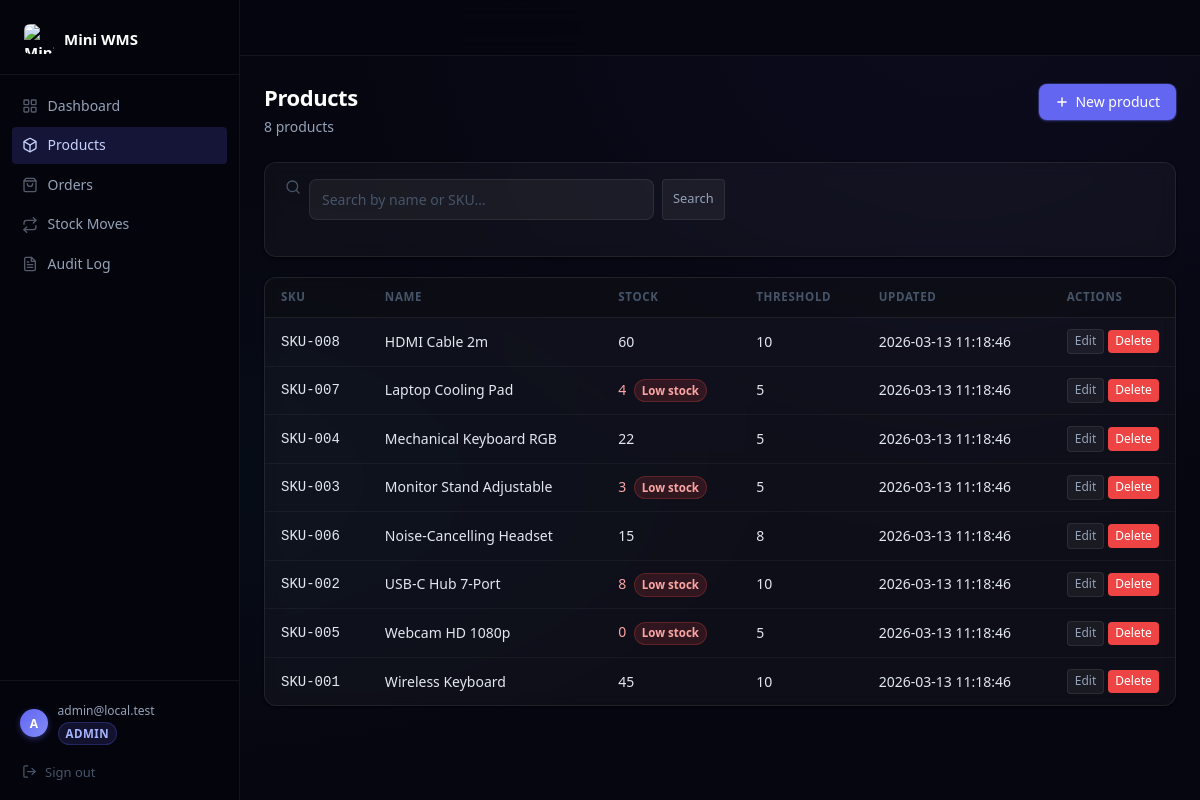
The page /products.php (signed in) on the database its author committed.
### tables this page shows
CREATE TABLE IF NOT EXISTS products (
    id         INT UNSIGNED AUTO_INCREMENT PRIMARY KEY,
    sku        VARCHAR(64)  NOT NULL,
    name       VARCHAR(255) NOT NULL,
    stock      INT NOT NULL DEFAULT 0,
    threshold  INT NOT NULL DEFAULT 0,
    created_at DATETIME NOT NULL DEFAULT CURRENT_TIMESTAMP,
    updated_at DATETIME NOT NULL DEFAULT CURRENT_TIMESTAMP ON UPDATE CURRENT_TIMESTAMP,
    UNIQUE KEY uq_products_sku (sku),
    CONSTRAINT chk_products_stock     CHECK (stock >= 0),
    CONSTRAINT chk_products_threshold CHECK (threshold >= 0)
);

### app/lib/validators.php (called while the page is built, shortened)
<?php
function sanitize_string(string $value, int $maxLen = 255): string
{
    return mb_substr(trim(strip_tags($value)), 0, $maxLen);
}

### app/config/db.php (called while the page is built, shortened)
<?php
function db(): PDO
{
    static $pdo = null;
    if ($pdo !== null) {
        return $pdo;
    }
    $host = $_ENV['DB_HOST'] ?? '127.0.0.1';
    $port = $_ENV['DB_PORT'] ?? '3306';
    $name = $_ENV['DB_NAME'] ?? 'mini_wms';
    $user = $_ENV['DB_USER'] ?? 'root';
    $pass = $_ENV['DB_PASS'] ?? '';
    $dsn = "mysql:host={$host};port={$port};dbname={$name};charset=utf8mb4";
    try {
        $pdo = new PDO($dsn, $user, $pass, [
            PDO::ATTR_ERRMODE            => PDO::ERRMODE_EXCEPTION,
            PDO::ATTR_DEFAULT_FETCH_MODE => PDO::FETCH_ASSOC,
            PDO::ATTR_EMULATE_PREPARES   => false,
            PDO::MYSQL_ATTR_INIT_COMMAND => "SET NAMES utf8mb4 COLLATE utf8mb4_unicode_ci",
        ]);
    } catch (PDOException $e) {
        error_log('[DB] Connection failed: ' . $e->getMessage(), 3, LOG_PATH);
        throw new RuntimeException('Database connection failed');
    }
    return $pdo;
}

### app/models/Product.php (called while the page is built, shortened)
<?php
class Product
{
    public static function count(string $search = ''): int
    {
        if ($search !== '') {
            $stmt = db()->prepare(
                "SELECT COUNT(*) FROM products
                 WHERE name LIKE :s OR sku LIKE :s"
            );
            $stmt->execute([':s' => '%' . $search . '%']);
        } else {
            $stmt = db()->query('SELECT COUNT(*) FROM products');
        }
        return (int) $stmt->fetchColumn();
    }
    public static function findAll(string $search = '', int $page = 1, int $perPage = self::PER_PAGE): array
    {
        $offset = ($page - 1) * $perPage;
        if ($search !== '') {
            $stmt = db()->prepare(
                "SELECT * FROM products
                 WHERE name LIKE :s OR sku LIKE :s
                 ORDER BY name ASC
                 LIMIT :limit OFFSET :offset"
            );
            $stmt->bindValue(':s',      '%' . $search . '%');
            $stmt->bindValue(':limit',  $perPage, PDO::PARAM_INT);
            $stmt->bindValue(':offset', $offset,  PDO::PARAM_INT);
            $stmt->execute();
        } else {
            $stmt = db()->prepare(
                'SELECT * FROM products ORDER BY name ASC LIMIT :limit OFFSET :offset'
            );
            $stmt->bindValue(':limit',  $perPage, PDO::PARAM_INT);
            $stmt->bindValue(':offset', $offset,  PDO::PARAM_INT);
            $stmt->execute();
        }
        return $stmt->fetchAll();
    }
}

### app/lib/auth.php (called while the page is built, shortened)
<?php
function e(string $s): string
{
    return htmlspecialchars($s, ENT_QUOTES | ENT_SUBSTITUTE, 'UTF-8');
}
function current_user(): ?array
{
    return [
        'id'    => (int) $_SESSION['user_id'],
        'email' => $_SESSION['user_email'] ?? '',
        'role'  => $_SESSION['user_role']  ?? 'user',
    ];
}
function has_role(string $role): bool
{
    $user = current_user();
    return $user !== null && $user['role'] === $role;
}

### public/products.php (the view, shortened to what this page needs)
<?php
require_once dirname(__DIR__) . '/app/config/bootstrap.php';
$search  = sanitize_string($_GET['search'] ?? '', 100);
$page    = max(1, (int)($_GET['page'] ?? 1));
$perPage = 20;
try {
    $total    = Product::count($search);
    $products = Product::findAll($search, $page, $perPage);
} catch (\Throwable $e) {
    error_log('[products] ' . $e->getMessage(), 3, LOG_PATH);
    $total = $pages = 0;
    $products = [];
}
$isAdmin   = has_role('admin');
?>
<div class="page-header">
    <div>
        <h1 class="page-title">Products</h1>
        <?php if ($total > 0): ?>
        <p class="page-subtitle"><?= e((string)$total) ?> product<?= $total > 1 ? 's' : '' ?></p>
        <?php endif; ?>
    </div>
    <?php if ($isAdmin): ?>
    <a href="product_new.php" class="btn btn-primary">
        <svg width="14" height="14" viewBox="0 0 24 24" fill="none" stroke="currentColor" stroke-width="2.5" stroke-linecap="round"><line x1="12" y1="5" x2="12" y2="19"/><line x1="5" y1="12" x2="19" y2="12"/></svg>
        New product
    </a>
    <?php endif; ?>
</div>
<form method="get" action="products.php" class="filter-card">
    <div class="search-bar">
        <svg class="search-icon" width="16" height="16" viewBox="0 0 24 24" fill="none" stroke="currentColor" stroke-width="2" stroke-linecap="round"><circle cx="11" cy="11" r="8"/><line x1="21" y1="21" x2="16.65" y2="16.65"/></svg>
        <input type="text" name="search" value="<?= e($search) ?>"
               placeholder="Search by name or SKU…" class="form-control search-input">
        <button type="submit" class="btn btn-outline btn-sm">Search</button>
    </div>
</form>
<?php if (empty($products)): ?>
    <div class="empty-state">
        <svg width="40" height="40" viewBox="0 0 24 24" fill="none" stroke="currentColor" stroke-width="1.5"><path d="M21 16V8a2 2 0 0 0-1-1.73L13 2.27a2 2 0 0 0-2 0L4 6.27A2 2 0 0 0 3 8v8a2 2 0 0 0 1 1.73L11 21.73a2 2 0 0 0 2 0l7-4A2 2 0 0 0 21 16z"/></svg>
        <p><?= $search ? 'No products matching "' . e($search) . '".' : 'No products yet.' ?></p>
        <?php if ($isAdmin && !$search): ?>
        <a href="product_new.php" class="btn btn-primary btn-sm">Create first product</a>
        <?php endif; ?>
    </div>
<?php else: ?>
<div class="table-wrap">
<table class="table">
    <thead>
        <tr>
            <th>SKU</th>
            <th>Name</th>
            <th>Stock</th>
            <th>Threshold</th>
            <th>Updated</th>
            <?php if ($isAdmin): ?><th class="col-actions">Actions</th><?php endif; ?>
        </tr>
    </thead>
    <tbody>
    <?php foreach ($products as $p): ?>
        <?php $lowStock = (int)$p['stock'] <= (int)$p['threshold']; ?>
        <tr>
            <td class="font-mono text-muted"><?= e($p['sku']) ?></td>
            <td class="font-medium"><?= e($p['name']) ?></td>
            <td>
                <span class="<?= $lowStock ? 'text-danger font-medium' : '' ?>"><?= e((string)$p['stock']) ?></span>
                <?php if ($lowStock): ?>
                    <span class="badge badge-danger ml-1">Low stock</span>
                <?php endif; ?>
            </td>
            <td class="text-muted"><?= e((string)$p['threshold']) ?></td>
            <td class="text-muted"><?= e($p['updated_at']) ?></td>
            <?php if ($isAdmin): ?>
            <td class="col-actions">
                <a href="product_edit.php?id=<?= (int)$p['id'] ?>" class="btn btn-xs btn-outline" aria-label="Edit <?= e($p['name']) ?>">Edit</a>
                <form method="post" action="product_delete.php" style="display:inline">
                    <button type="submit" class="btn btn-xs btn-danger"
                            data-confirm="Delete product &quot;<?= e($p['name']) ?>&quot;? This action cannot be undone."
                            aria-label="Delete <?= e($p['name']) ?>">Delete</button>
                </form>
            </td>
            <?php endif; ?>
        </tr>
    <?php endforeach; ?>
    </tbody>
</table>
</div>
<?php endif; ?>
<?php
include dirname(__DIR__) . '/app/views/layout.php';

### rows shown on the page
products: sku "SKU-008", name "HDMI Cable 2m", stock "60", threshold "10", updated_at "2026-03-13 11:18:46"
products: sku "SKU-007", name "Laptop Cooling Pad", stock "4", shows "Low stock", threshold "5", updated_at "2026-03-13 11:18:46"
products: sku "SKU-004", name "Mechanical Keyboard RGB", stock "22", threshold "5", updated_at "2026-03-13 11:18:46"
products: sku "SKU-003", name "Monitor Stand Adjustable", stock "3", shows "Low stock", threshold "5", updated_at "2026-03-13 11:18:46"
products: sku "SKU-006", name "Noise-Cancelling Headset", stock "15", threshold "8", updated_at "2026-03-13 11:18:46"
products: sku "SKU-002", name "USB-C Hub 7-Port", stock "8", shows "Low stock", threshold "10", updated_at "2026-03-13 11:18:46"
products: sku "SKU-005", name "Webcam HD 1080p", stock "0", shows "Low stock", threshold "5", updated_at "2026-03-13 11:18:46"
products: sku "SKU-001", name "Wireless Keyboard", stock "45", threshold "10", updated_at "2026-03-13 11:18:46"

### other values the page prints
substr($currentUser['email'] ?? 'U', 0, 1) "A"
$currentUser['email'] "admin@local.test"
$currentUser['role'] "ADMIN"
$total "8"
